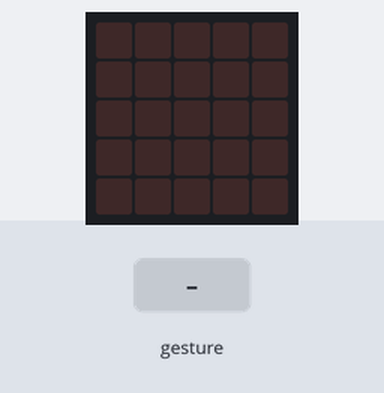
Simulated run of this program. Board: BBC micro:bit (MakeCode). Shown: the board's 5×5 LED display. Inputs (shaded band) come from the test bench. Random numbers come from a fixed seed; a tilt is held for 1.5 s and a shake lasts 1 s, then the board lies face up again.

Above: at 1.2 s.
1.3 s: gesture 'shake'
At 2.5 s:
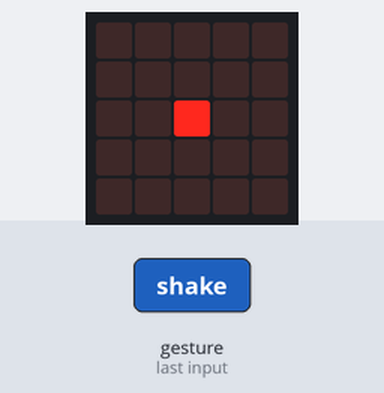
3.0 s: gesture 'shake'
At 3.8 s:
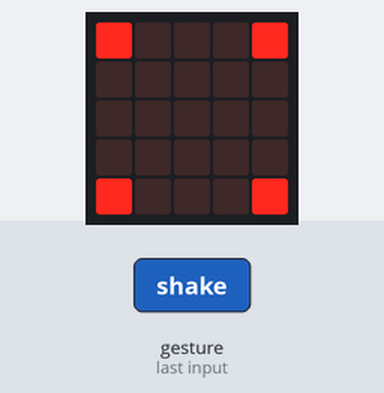
4.7 s: gesture 'shake'
At 6.3 s:
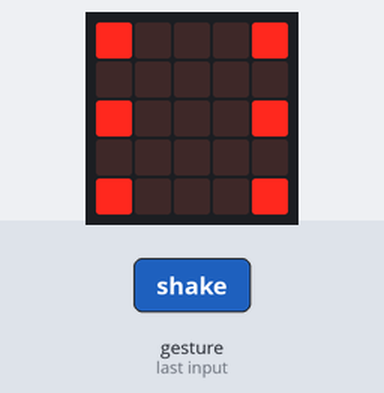
Timing chart, 0 to 7.8 s (numbered marks = the images above; inputs shaded):
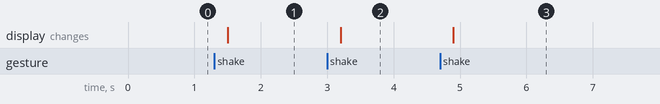

The program:

main.ts
```typescript
let jsoajsnq = 0
input.onGesture(Gesture.Shake, function () {
    jsoajsnq = randint(0, 6)
    if (jsoajsnq == 1) {
        basic.showLeds(`
            . . . . .
            . . . . .
            . . # . .
            . . . . .
            . . . . .
            `)
    } else if (jsoajsnq == 2) {
        basic.showLeds(`
            . . . . #
            . . . . .
            . . . . .
            . . . . .
            # . . . .
            `)
    } else if (jsoajsnq == 3) {
        basic.showLeds(`
            . . . . #
            . . . . .
            . . # . .
            . . . . .
            # . . . .
            `)
    } else if (jsoajsnq == 4) {
        basic.showLeds(`
            # . . . #
            . . . . .
            . . . . .
            . . . . .
            # . . . #
            `)
    } else if (jsoajsnq == 5) {
        basic.showLeds(`
            # . . . #
            . . . . .
            . . # . .
            . . . . .
            # . . . #
            `)
    } else {
        basic.showLeds(`
            # . . . #
            . . . . .
            # . . . #
            . . . . .
            # . . . #
            `)
    }
})
```

test.ts
```typescript
// aquí va el archivo "tests"; esto no se compilará cuando este paquete se utilice como una extensión.
```

Measured:
- after the input at 1.3 s, the display: changes after 0.20 s (image 1)
- after the input at 3.0 s, the display: changes after 0.20 s (image 2)
- after the input at 4.7 s, the display: changes after 0.20 s (image 3)
